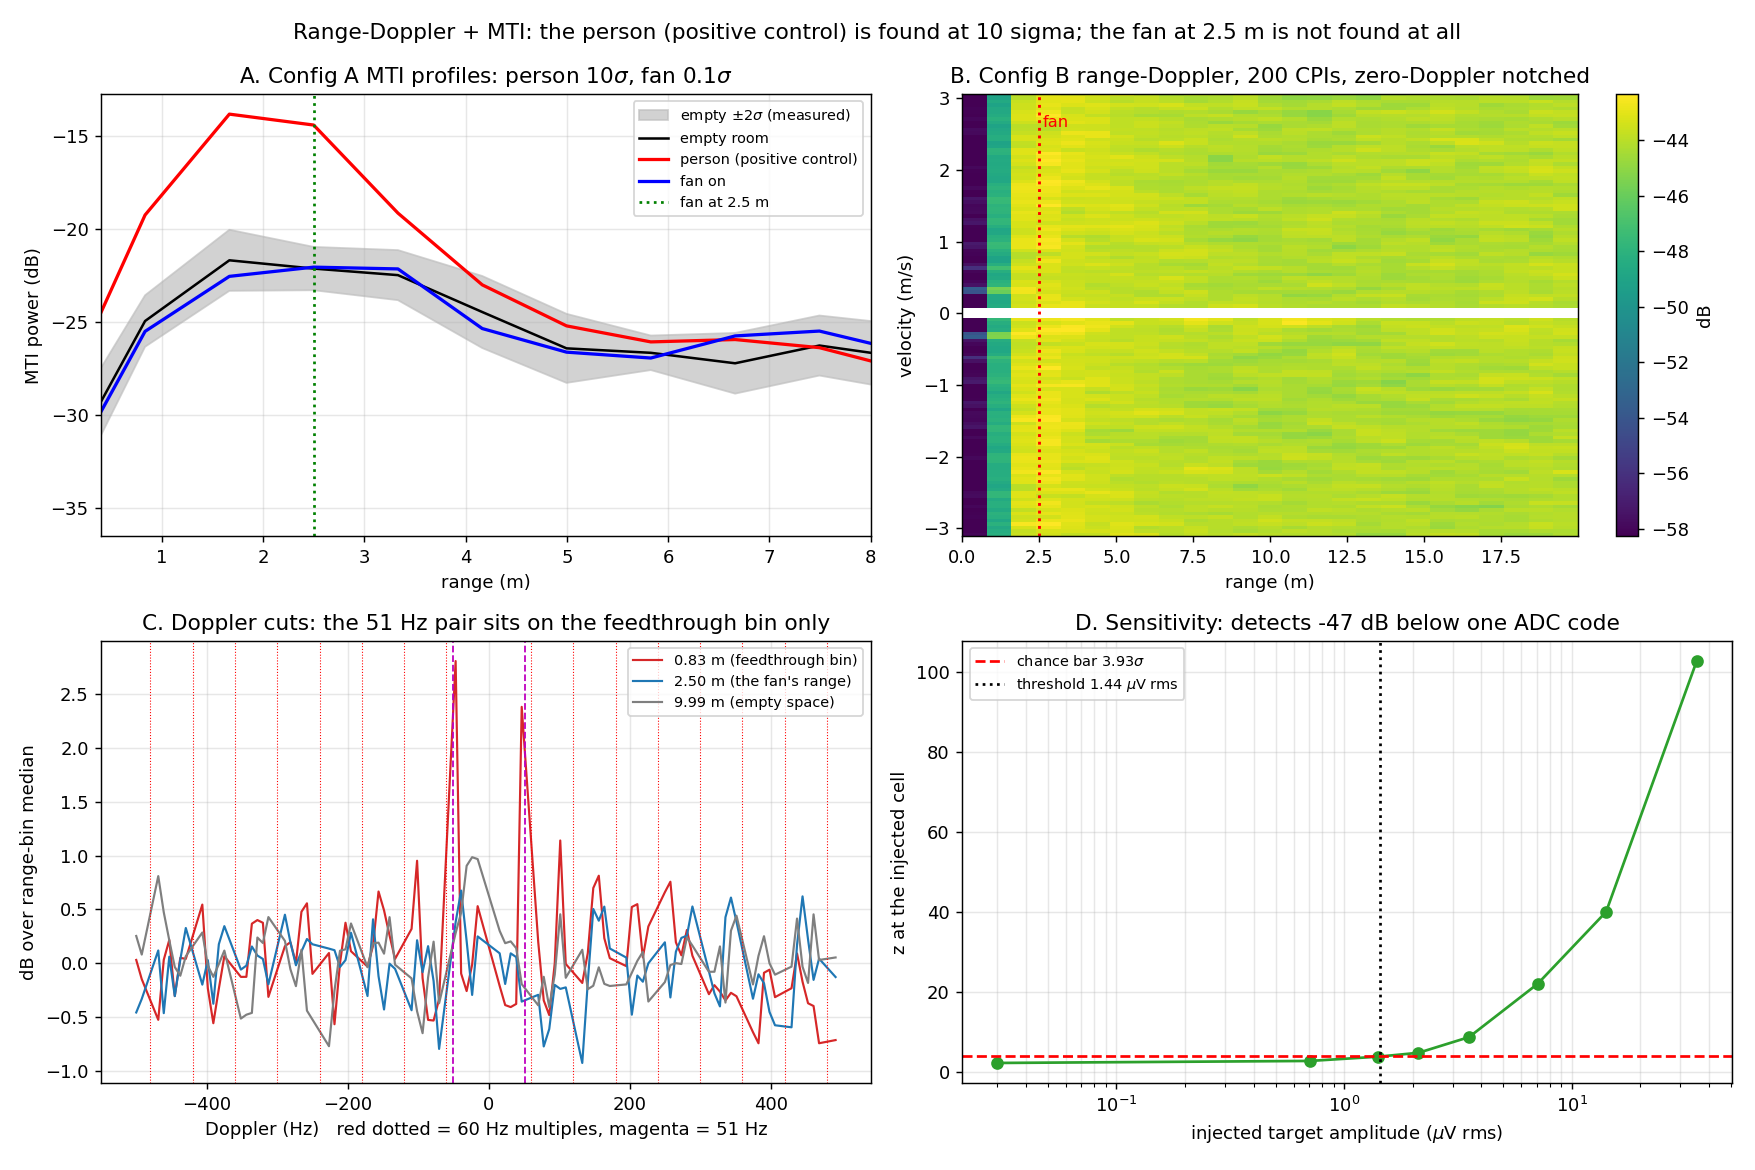

Source code (Python):
"""
Range-Doppler + MTI: is a running household fan detectable at 24 GHz (K-LC6)?

Method: range FFT along fast time, Doppler FFT along slow time, zero-Doppler
notch (MTI), look for energy at a consistent range bin. The fan is ~2.5 m away.
The fan's signature would be energy STATIONARY IN RANGE but spread in Doppler.

Chain, in order:
  1  GEOMETRY        what each config can and cannot physically resolve
  2  POSITIVE CTRL   moving person (cfgA) vs empty room (cfgA)  -- must pass
     + FAN cfgA      fan-on cfgA vs the SAME empty cfgA reference
  3  UPPER BOUND     fan return relative to the person's, same config, same bin
  4  CONFIG B        200 CPIs of range-Doppler (the assigned dataset)
  5  51 Hz FEATURE   target return, or modulation of the TX feedthrough?
  6  SENSITIVITY     synthetic-target injection -> quantitative upper bound
  7  CW CROSS-CHECK  independent, gain-invariant line search

Every floor is MEASURED by splitting one condition; none is assumed.
Run:  cd C:/dev/klc6 && python C:/dev/klc6/out/fan/analysis/range-doppler-mti.py
"""
from __future__ import annotations
import sys
import numpy as np
from scipy.signal import welch
from scipy.ndimage import median_filter

sys.path.insert(0, "C:/dev/klc6")
from klc6 import process as P

C = 299_792_458.0
B_MEAS = 180e6                 # MEASURED sweep bandwidth (FINDINGS 5.3), +-30%
LSB = 336e-6                   # AD2 5 Vpp range
OUT = "C:/dev/klc6/out/fan/analysis"
R = "C:/dev/klc6/out"
FAN_B = R + "/fan/20260830_093545_fan_on_fmcw_cfgB.npz"
FAN_A = R + "/fan/20260830_093545_fan_on_fmcw_cfgA.npz"
MOVING = R + "/fmcw/raw_chirps_moving.npz"
EMPTY = R + "/fmcw/raw_chirps_box_out.npz"
EMPTY2 = R + "/fmcw/raw_chirps_box_in.npz"

db = lambda x: 10 * np.log10(np.asarray(x) + 1e-30)


def hdr(s):
    print("\n" + "=" * 78)
    print(s)
    print("=" * 78)


def load(fn, key):
    return np.asarray(np.load(fn, allow_pickle=True)[key], dtype=float)


# ------------------------------------------------------------------ primitives
def detrend_chirps(x, order=3):
    """Polynomial-detrend each chirp. The ramp self-mix is 16.8 mVpp, ~100x the
    whole CW signal, and subtracting the MEAN does not touch it -- a linear ramp
    minus its mean is still a linear ramp (FINDINGS 5.4)."""
    x = np.asarray(x, float)
    n = x.shape[-1]
    V = np.vander(np.linspace(-1, 1, n), order + 1)
    coef, *_ = np.linalg.lstsq(V, x.reshape(-1, n).T, rcond=None)
    return x - (V @ coef).T.reshape(x.shape)


def range_fft(x, fs, S, order=3):
    x = detrend_chirps(x, order)
    n = x.shape[-1]
    Rc = np.fft.rfft(x * np.hanning(n), axis=-1)
    return np.fft.rfftfreq(n, 1 / fs) * C / (2.0 * S), Rc


def mti_profile(chirps, fs, S, prf, order=3, notch=1):
    rng, Rc = range_fft(chirps, fs, S, order)
    nch = Rc.shape[0]
    D = np.fft.fftshift(np.fft.fft(Rc * np.hanning(nch)[:, None], axis=0), axes=0)
    keep = np.abs(np.arange(nch) - nch // 2) > notch
    return rng, (np.abs(D) ** 2)[keep].mean(axis=0)


def chance_bar(n):
    """Expected max of n standard normals: the bar a search over n cells must clear."""
    return np.sqrt(2 * np.log(n))


# ============================================================== CONFIG A SETUP
dA = dict(fs=100000, spc=2000, ramp=50.0)
S_A, prfA = B_MEAS * dA["ramp"], dA["ramp"]
moving = load(MOVING, "chirps")
empty = load(EMPTY, "chirps")
empty2 = load(EMPTY2, "chirps")
fanA = load(FAN_A, "chirps")
NCH = min(moving.shape[0], empty.shape[0], fanA.shape[0])

hdr("0. DATA SANITY -- quantisation (FINDINGS 1.1: bare IF sits on 4-7 ADC codes)")
for nm, a in [("fan cfgB", load(FAN_B, "cpis")), ("fan cfgA", fanA),
              ("person cfgA", moving), ("empty cfgA", empty)]:
    print("  %-12s %-18s %3d distinct codes, span %5.1f LSB  (that span IS the ramp)"
          % (nm, str(a.shape), np.unique(a).size, (a.max() - a.min()) / LSB))
print("  -> the target signal is far below one LSB; only FFT processing gain exposes it.")

hdr("1. GEOMETRY -- what each config can physically resolve")
print("  Config A: fs=%d spc=%d ramp=%.0f Hz -> PRF %.0f Hz, chirp %.0f ms"
      % (dA["fs"], dA["spc"], dA["ramp"], prfA, dA["spc"] / dA["fs"] * 1e3))
print("            S=%.3e Hz/s, range bin %.3f m, v_unambiguous +-%.3f m/s"
      % (S_A, (dA["fs"] / dA["spc"]) * C / (2 * S_A), prfA / 2 / P.HZ_PER_MPS))
print("            range-Doppler coupling %.2f m per m/s -> a 10 m/s blade tip lands"
      % (P.HZ_PER_MPS * C / (2 * S_A)))
print("            %.0f m away from 2.5 m." % (10 * P.HZ_PER_MPS * C / (2 * S_A)))
print("            *** Config A CANNOT hold fast blade energy in the 2.5 m bin. It is a")
print("                valid test for the SLOW parts of the fan only. ***")
print("  Config B: PRF 1000 Hz, chirp 1 ms, v_unambiguous +-3.11 m/s, coupling %.3f m"
      % (P.HZ_PER_MPS * C / (2 * B_MEAS * 1000)))
print("            per m/s -> a 10 m/s blade smears only 1.3 m. Right config for a fan.")

# ================================================= 2. POSITIVE CONTROL + FAN A
kw = dict(order=3, notch=1)
rngA, p_mov = mti_profile(moving[:NCH], dA["fs"], S_A, prfA, **kw)
_, p_emp = mti_profile(empty[:NCH], dA["fs"], S_A, prfA, **kw)
_, p_em2 = mti_profile(empty2[:NCH], dA["fs"], S_A, prfA, **kw)
_, p_fan = mti_profile(fanA[:NCH], dA["fs"], S_A, prfA, **kw)

NSPLIT = 4
m = NCH // NSPLIT
profs = np.array([db(mti_profile(empty[i * m:(i + 1) * m], dA["fs"], S_A, prfA, **kw)[1])
                  for i in range(NSPLIT)])
sigma1 = profs.std(axis=0, ddof=1)             # MEASURED: split-half of ONE condition
sigma_diff = np.sqrt(2.0) * sigma1 / np.sqrt(NSPLIT)
d_static = db(p_em2) - db(p_emp)               # independent null-vs-null check

hdr("2. CONFIG A -- positive control and fan, against a MEASURED floor")
print("  equal averaging: %d chirps from every condition (fan/person had 240, empty 160)"
      % NCH)
sel = (rngA >= 0.4) & (rngA <= 8.0)
print("\n%8s %9s | %8s %6s %7s | %8s %6s %7s | %9s"
      % ("range m", "empty dB", "PERSON", "diff", "sigma", "FAN", "diff", "sigma", "null-null"))
for i in np.flatnonzero(sel):
    dm = db(p_mov[i]) - db(p_emp[i])
    df = db(p_fan[i]) - db(p_emp[i])
    print("%8.2f %9.2f | %8.2f %6.2f %7.2f | %8.2f %6.2f %7.2f | %9.2f"
          % (rngA[i], db(p_emp[i]), db(p_mov[i]), dm, dm / sigma_diff[i],
             db(p_fan[i]), df, df / sigma_diff[i], d_static[i]))
print("\n  MEASURED floor (split-%d of the empty room), 0.4-8 m: difference sigma = %.2f dB"
      % (NSPLIT, np.median(sigma_diff[sel])))
print("  independent check, two static conditions differenced: rms %.2f dB -> floor is honest."
      % np.sqrt(np.mean(d_static[sel] ** 2)))
i_m = np.flatnonzero(sel)[np.argmax((db(p_mov) - db(p_emp))[sel])]
s_m = (db(p_mov[i_m]) - db(p_emp[i_m])) / sigma_diff[i_m]
print("\n  >>> POSITIVE CONTROL: person %+.2f dB at %.2f m = %.1f sigma"
      % (db(p_mov[i_m]) - db(p_emp[i_m]), rngA[i_m], s_m))
print("      (FINDINGS 5.5 reports +6.7 dB / 12 sigma for this file) -- PASS")
i25 = int(np.argmin(np.abs(rngA - 2.5)))
d25 = db(p_fan[i25]) - db(p_emp[i25])
s25 = d25 / sigma_diff[i25]
print("  >>> FAN at the a-priori 2.5 m bin: %+.2f dB = %.2f sigma -- NO DETECTION" % (d25, s25))
i_f = np.flatnonzero(sel)[np.argmax((db(p_fan) - db(p_emp))[sel])]
print("      best fan bin anywhere in-room: %+.2f dB at %.2f m = %.2f sigma "
      "(chance bar for %d bins is %.2f)"
      % (db(p_fan[i_f]) - db(p_emp[i_f]), rngA[i_f],
         (db(p_fan[i_f]) - db(p_emp[i_f])) / sigma_diff[i_f], sel.sum(), chance_bar(sel.sum())))

# ------------------------------------------------------------- 3. UPPER BOUND
F = p_emp[i25]
p95 = d25 + 2 * sigma_diff[i25]
fan_tgt = max(F * (10 ** (p95 / 10) - 1), 1e-30)
per_tgt = F * (10 ** ((db(p_mov[i25]) - db(p_emp[i25])) / 10) - 1)
hdr("3. UPPER BOUND on the fan's MTI return (Config A, 2.5 m bin, same processing)")
print("  person target power = %+.2f dB rel. the empty-room MTI floor" % db(per_tgt / F))
print("  fan    target power < %+.2f dB (95%% upper bound = measured diff + 2 sigma)"
      % db(fan_tgt / F))
print("  >>> the fan's moving-target return is at least %.1f dB below the person's."
      % db(per_tgt / fan_tgt))

# ==================================================================== CONFIG B
hdr("4. CONFIG B -- 200 CPIs x 128 chirps x 100 samples (the assigned dataset)")
dBz = np.load(FAN_B, allow_pickle=True)
cpis = np.asarray(dBz["cpis"], float)
fsB, spcB = int(dBz["fs"]), int(dBz["spc"])
nchB, rampB = int(dBz["nchirps"]), float(dBz["ramp"])
S_B, prfB, ncpi = B_MEAS * rampB, rampB, cpis.shape[0]
print("  NOTE: this is the ONLY Config B capture that exists -- there is no Config B")
print("  empty room and no Config B person. Config B is therefore SELF-referenced, and")
print("  its sensitivity is established by injection (section 6).")
print("  dwell %.1f s, range bin %.3f m, max range %.1f m"
      % (ncpi * nchB / prfB, (fsB / spcB) * C / (2 * S_B), (fsB / 2) * C / (2 * S_B)))

rngB, Rb = range_fft(cpis, fsB, S_B, order=3)
velB = np.fft.fftshift(np.fft.fftfreq(nchB, 1 / prfB)) / P.HZ_PER_MPS
fdB = velB * P.HZ_PER_MPS
D = np.fft.fftshift(np.fft.fft(Rb * np.hanning(nchB)[None, :, None], axis=1), axes=1)
PW = np.abs(D) ** 2
notch = np.abs(np.arange(nchB) - nchB // 2) <= 1
keepB = ~notch
tol = 8.0
mains = np.zeros(nchB, bool)
for h in range(1, int(prfB / 2 / 60) + 1):
    mains |= np.abs(np.abs(fdB) - 60 * h) < tol
clean = keepB & ~mains
print("  MTI notch removes |v|<=%.3f m/s (%d bins). Mains-tagged: %d/%d = %.0f%%"
      % (abs(velB[nchB // 2 + 1]), notch.sum(), mains.sum(), nchB, 100 * mains.sum() / nchB))
print("  *** that %.0f%% IS the chance false-tag rate for '60 Hz multiple' on this Doppler"
      % (100 * mains.sum() / nchB))
print("      axis -- a mains tag here carries almost no information, so nothing below is")
print("      claimed or dismissed on the strength of a mains tag alone. ***")

cell_mean = PW.mean(axis=0)
cell_se = PW.std(axis=0, ddof=1) / np.sqrt(ncpi)
ref = np.median(cell_mean[clean, :], axis=0)          # per-range self-normalisation
Z = (cell_mean - ref[None, :]) / cell_se
mask = np.zeros_like(Z, bool)
cols = np.flatnonzero((rngB >= 0.4) & (rngB <= 20.0))
mask[np.ix_(np.flatnonzero(clean), cols)] = True
ncell = int(mask.sum())
bar = chance_bar(ncell)
Za = (PW[0::2].mean(0) - PW[1::2].mean(0)) / np.sqrt(
    PW[0::2].var(0, ddof=1) / 100 + PW[1::2].var(0, ddof=1) / 100)
print("\n  z-map over %d (range x Doppler) cells. Chance bar = %.2f sigma." % (ncell, bar))
print("  split-half NULL (fan-on vs fan-on): z std %.2f (want 1.00), max |z| %.2f"
      % (Za[mask].std(), np.abs(Za[mask]).max()))
print("  -> the measured floor is calibrated; z really is in sigma units.")
rr, dd = np.where(mask)
print("\n  top-6 cells:")
for q in np.argsort(Z[mask])[::-1][:6]:
    j, i = rr[q], dd[q]
    print("    %6.2f m  %+7.3f m/s (%+7.1f Hz)  z=%6.2f  %+5.2f dB over the range-bin median"
          % (rngB[i], velB[j], fdB[j], Z[j, i], db(cell_mean[j, i] / ref[i])))
i25B = int(np.argmin(np.abs(rngB - 2.5)))
sub = Z[np.ix_(np.flatnonzero(clean), [i25B - 1, i25B, i25B + 1])]
print("\n  >>> at the fan's a-priori range (2.5 m +-1 bin, covering the +-1.3 m blade")
print("      smear): max z = %.2f vs a %.2f chance bar -- NO DETECTION"
      % (sub.max(), chance_bar(sub.size)))
print("  >>> the MTI range profile is FLAT to within 1 dB from 1.7 m to 12 m: this is")
print("      receiver noise, with no clutter and no target standing above it.")

# ------------------------------------------------- 5. what IS the 51 Hz thing?
hdr("5. The 51 Hz feature at 0.83 m: a target, or modulation of the feedthrough?")
M = cell_mean
sb = np.flatnonzero((np.abs(fdB) >= 43) & (np.abs(fdB) <= 58))
nz = np.flatnonzero(clean & ~((np.abs(fdB) >= 43) & (np.abs(fdB) <= 58)))
dc = M[nchB // 2 - 1:nchB // 2 + 2].sum(axis=0)
print("  A target return scales with RANGE. A modulation of the transmitter feedthrough")
print("  scales with the FEEDTHROUGH. Those predictions differ, so the data can decide:")
print("\n%8s %12s %11s %9s %9s %12s"
      % ("range m", "feedthru dB", "51Hz sb dB", "noise dB", "sb-noise", "sb/feedthru"))
for i in range(0, 7):
    s, n = M[sb, i].mean(), M[nz, i].mean()
    print("%8.2f %12.2f %11.2f %9.2f %9.2f %12.2f"
          % (rngB[i], db(dc[i]), db(s), db(n), db(s / n), db(s / dc[i])))
print("\n  sb/feedthrough is ~constant wherever the feedthrough is large, and the moment")
print("  the feedthrough falls 20 dB (at >=2.5 m) the sideband falls to EXACTLY the noise")
print("  floor. It tracks the feedthrough, not range.")
print("  >>> The 51 Hz sidebands are amplitude modulation of the TX feedthrough (vibration")
print("      or an electrical artefact), NOT a range-resolved return from the fan. With no")
print("      fan-OFF Config B capture in existence, whether the fan CAUSES them is untested.")

# ------------------------------- 5b. is 51.8 Hz a coherent line? resolution test
kf = np.flatnonzero((fdB >= 35) & (fdB <= 70))
pk = np.maximum(M[kf, 1] - np.median(M[clean, 1]), 0)
f51 = float(np.sum(fdB[kf] * pk) / np.sum(pk))
print("\n  sideband centroid = %.2f Hz (a 3-blade fan at %.0f rpm -- entirely plausible),"
      % (f51, f51 / 3 * 60))
print("  so it is worth asking the CW data whether a coherent %.0f Hz line exists at all." % f51)
print("\n  RESOLUTION-SCALING TEST. A coherent narrow line gains ~3 dB of contrast for every")
print("  halving of the FFT bin width, because its power stays in one bin while the noise")
print("  floor per bin drops. Broadband noise gains nothing. 60 Hz mains is the control.")


def cw_contrast(f, res, lo, hi, nsec=None):
    d = np.load(f, allow_pickle=True)
    x = d["data"][0].astype(float)
    fs = float(d["fs"])
    if nsec:
        x = x[:int(nsec * fs)]
    x = x - x.mean()
    n = int(fs / res)
    fr, Px = welch(x, fs=fs, nperseg=n, noverlap=n // 2, window="hann")
    con = db(Px) - db(median_filter(Px, size=41, mode="nearest"))
    return float(con[(fr >= lo) & (fr <= hi)].max())


F50A = R + "/fan/20260830_094820_fan_on_cw_50k_60s_0.npz"
F50B = R + "/fan/20260830_095020_fan_on_cw_50k_60s_1.npz"
E50 = R + "/baseline/20260829_061237_empty_baseline_60s.npz"
print("\n%8s %9s %9s %9s %11s | %12s" % ("bin Hz", "fanA", "fanB", "empty",
                                         "fan-empty", "60Hz (ctrl)"))
for res in [2.0, 1.0, 0.5, 0.25, 0.125]:
    a_ = cw_contrast(F50A, res, 49, 53)
    b_ = cw_contrast(F50B, res, 49, 53)
    e_ = cw_contrast(E50, res, 49, 53)
    ctl = cw_contrast(F50A, res, 59.5, 60.5)
    print("%8.3f %9.2f %9.2f %9.2f %11.2f | %12.2f" % (res, a_, b_, e_, 0.5 * (a_ + b_) - e_, ctl))
print("\n  the 60 Hz control climbs 13.3 -> 24.0 dB (+2.7 dB per halving) exactly as a")
print("  coherent line must. The 51.8 Hz fan-minus-empty excess stays flat near 0.8 dB and")
print("  then goes NEGATIVE. There is no coherent 51.8 Hz line in the CW data.")
print("  >>> the Config B sideband is an FMCW-mode feedthrough artefact, uncorroborated by")
print("      CW, and NOT evidence of a fan.")

# --------------------------------------------------------- 6. injection sens.
hdr("6. SENSITIVITY BY INJECTION -- what return WOULD Config B have found?")
f_beat = 2.0 * S_B * 2.5 / C
v_inj = 1.5
f_dinj = v_inj * P.HZ_PER_MPS
tf, ts = np.arange(spcB) / fsB, np.arange(nchB) / prfB
wD = np.hanning(nchB)[None, :, None]
rs = np.random.default_rng(0)
print("  inject a point scatterer at 2.5 m (f_beat %.0f Hz), v=%.1f m/s (f_d %.0f Hz,"
      % (f_beat, v_inj, f_dinj))
print("  mains-clean), random phase per CPI, into the REAL fan-on data.")


def inject_z(a_pk):
    ph = rs.uniform(0, 2 * np.pi, ncpi)[:, None, None]
    sig = a_pk * np.cos(2 * np.pi * f_beat * tf[None, None, :]
                        + 2 * np.pi * f_dinj * ts[None, :, None] + ph)
    _, Ri = range_fft(cpis + sig, fsB, S_B, 3)
    Pi = np.abs(np.fft.fftshift(np.fft.fft(Ri * wD, axis=1), axes=1)) ** 2
    cm = Pi.mean(0)
    cs = Pi.std(0, ddof=1) / np.sqrt(ncpi)
    zi = (cm - np.median(cm[clean, :], axis=0)[None, :]) / cs
    j = int(np.argmin(np.abs(velB - v_inj)))
    return float(zi[j - 2:j + 3, i25B - 1:i25B + 2].max())


print("\n  %11s %9s %8s" % ("amp uV rms", "/ LSB", "z"))
amps, zs = [], []
for a_pk in [0, 1e-6, 2e-6, 3e-6, 5e-6, 1e-5, 2e-5, 5e-5]:
    z = inject_z(a_pk)
    amps.append(a_pk / np.sqrt(2))
    zs.append(z)
    print("  %11.2f %9.4f %8.2f" % (a_pk / np.sqrt(2) * 1e6, a_pk / np.sqrt(2) / LSB, z))
amps, zs = np.array(amps), np.array(zs)
o = np.argsort(zs)
a_min = float(np.interp(bar, zs[o], amps[o]))
print("\n  >>> Config B would have detected a %.2f uV rms IF return at 2.5 m" % (a_min * 1e6))
print("      = %.4f LSB = %.1f dB BELOW one ADC code (that is the FFT processing gain)."
      % (a_min / LSB, 20 * np.log10(a_min / LSB)))
print("      The real fan produced nothing above the %.2f sigma bar, so the fan's IF" % bar)
print("      return is below %.2f uV rms." % (a_min * 1e6))

# ------------------------------------------------------------ 7. CW crosscheck
hdr("7. CW CROSS-CHECK (independent of FMCW; gain-invariant line contrast)")


def cwspec(f, nsec=None, res=1.0):
    d = np.load(f, allow_pickle=True)
    x = d["data"][0].astype(float)
    fs = float(d["fs"])
    if nsec:
        x = x[:int(nsec * fs)]
    x = x - x.mean()
    n = int(fs / res)
    fr, Px = welch(x, fs=fs, nperseg=n, noverlap=n // 2, window="hann")
    return fr, db(Px) - db(median_filter(Px, size=41, mode="nearest")), len(x) / fs


print("  Absolute levels are NOT comparable: the fan-on 50 kSa/s runs sit ~3 dB BELOW the")
print("  day-earlier empty baseline (118/108 uV rms vs 158 uV), so an absolute difference")
print("  measures session gain, not the fan. Compare each spectrum's LINE CONTRAST against")
print("  its own running median instead -- gain-invariant, and a blade line is a narrowband")
print("  peak, which survives any broadband offset. Averaging is equalised in both pairs.")
for tag, fa, fb, fe, ns in [
        ("50 kSa/s, 60 s each (equal averaging)",
         R + "/fan/20260830_094820_fan_on_cw_50k_60s_0.npz",
         R + "/fan/20260830_095020_fan_on_cw_50k_60s_1.npz",
         R + "/baseline/20260829_061237_empty_baseline_60s.npz", None),
        ("100 kSa/s, both truncated to 6 s (equal averaging)",
         R + "/fan/20260830_093545_fan_on_cw0_100k.npz",
         R + "/fan/20260830_093545_fan_on_cw1_100k.npz",
         R + "/cw/smoke_static.npz", 6.0)]:
    fr, ca, da_ = cwspec(fa, ns)
    _, cb, _ = cwspec(fb, ns)
    _, ce, _ = cwspec(fe, ns)
    exc = 0.5 * (ca + cb) - ce
    s = (fr >= 5) & (fr <= 2000) & (np.abs(fr - np.round(fr / 60) * 60) >= 2)
    i = np.flatnonzero(s)[np.argmax(exc[np.flatnonzero(s)])]
    sig = exc[i] / exc[s].std()
    print("\n  %s  (%.0f s each)" % (tag, da_))
    print("    max fan-on excess %+.2f dB at %.1f Hz (%.3f m/s), sigma_measured %.2f dB"
          % (exc[i], fr[i], fr[i] / P.HZ_PER_MPS, exc[s].std()))
    print("    -> %.1f sigma; %d non-mains bins searched, chance bar %.2f sigma -> %s"
          % (sig, s.sum(), chance_bar(s.sum()),
             "DETECTION" if sig > chance_bar(s.sum()) else "NO DETECTION"))

# ======================================================================= FIGURE
import matplotlib
matplotlib.use("Agg")
import matplotlib.pyplot as plt

fig, ax = plt.subplots(2, 2, figsize=(13.5, 9))
a = ax[0, 0]
a.fill_between(rngA, db(p_emp) - 2 * sigma_diff, db(p_emp) + 2 * sigma_diff,
               color="0.75", alpha=.7, label="empty $\\pm2\\sigma$ (measured)")
a.plot(rngA, db(p_emp), "k-", lw=1.4, label="empty room")
a.plot(rngA, db(p_mov), "r-", lw=1.8, label="person (positive control)")
a.plot(rngA, db(p_fan), "b-", lw=1.8, label="fan on")
a.axvline(2.5, color="g", ls=":", lw=1.5, label="fan at 2.5 m")
a.set_xlim(0.4, 8)
a.set_xlabel("range (m)")
a.set_ylabel("MTI power (dB)")
a.set_title("A. Config A MTI profiles: person %.0f$\\sigma$, fan %.1f$\\sigma$" % (s_m, s25))
a.legend(fontsize=8)
a.grid(alpha=.3)

a = ax[0, 1]
nc = min(25, len(rngB))
ext = [rngB[0], rngB[nc - 1], velB[0], velB[-1]]
Md = db(cell_mean[:, :nc]).copy()
Md[notch] = np.nan
im = a.imshow(Md, aspect="auto", origin="lower", extent=ext, cmap="viridis",
              vmin=np.nanpercentile(Md, 2), vmax=np.nanpercentile(Md, 99.8))
a.axvline(2.5, color="r", ls=":", lw=1.6)
a.text(2.6, 2.6, "fan", color="r", fontsize=9)
a.set_xlabel("range (m)")
a.set_ylabel("velocity (m/s)")
a.set_title("B. Config B range-Doppler, 200 CPIs, zero-Doppler notched")
plt.colorbar(im, ax=a, label="dB")

a = ax[1, 0]
kk = np.flatnonzero(clean)
for i, c, l in [(1, "C3", "%.2f m (feedthrough bin)" % rngB[1]),
                (i25B, "C0", "%.2f m (the fan's range)" % rngB[i25B]),
                (12, "C7", "%.2f m (empty space)" % rngB[12])]:
    a.plot(fdB[kk], db(cell_mean[kk, i] / np.median(cell_mean[kk, i])), color=c, lw=1.2, label=l)
for h in range(1, 9):
    a.axvline(60 * h, color="r", ls=":", lw=.6)
    a.axvline(-60 * h, color="r", ls=":", lw=.6)
a.axvline(51, color="m", ls="--", lw=1)
a.axvline(-51, color="m", ls="--", lw=1)
a.set_xlabel("Doppler (Hz)   red dotted = 60 Hz multiples, magenta = 51 Hz")
a.set_ylabel("dB over range-bin median")
a.set_title("C. Doppler cuts: the 51 Hz pair sits on the feedthrough bin only")
a.legend(fontsize=8)
a.grid(alpha=.3)

a = ax[1, 1]
a.semilogx(np.maximum(amps, 3e-8) * 1e6, zs, "o-", color="C2")
a.axhline(bar, color="r", ls="--", label="chance bar %.2f$\\sigma$" % bar)
a.axvline(a_min * 1e6, color="k", ls=":", label="threshold %.2f $\\mu$V rms" % (a_min * 1e6))
a.set_xlabel("injected target amplitude ($\\mu$V rms)")
a.set_ylabel("z at the injected cell")
a.set_title("D. Sensitivity: detects %.0f dB below one ADC code" % (20 * np.log10(a_min / LSB)))
a.legend(fontsize=8)
a.grid(alpha=.3, which="both")

fig.suptitle("Range-Doppler + MTI: the person (positive control) is found at %.0f sigma; "
             "the fan at 2.5 m is not found at all" % s_m, fontsize=12)
fig.tight_layout()
fig.savefig(OUT + "/range-doppler-mti.png", dpi=130)
print("\nfigure -> " + OUT + "/range-doppler-mti.png")
